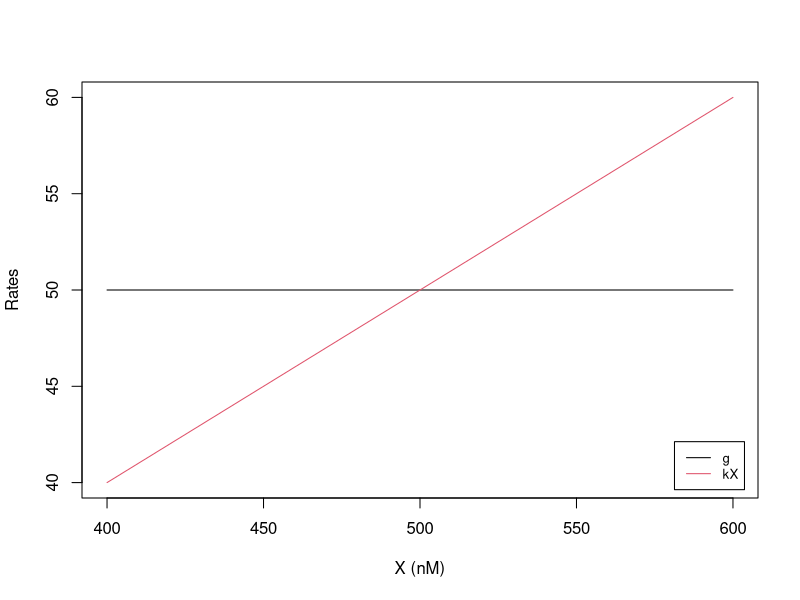
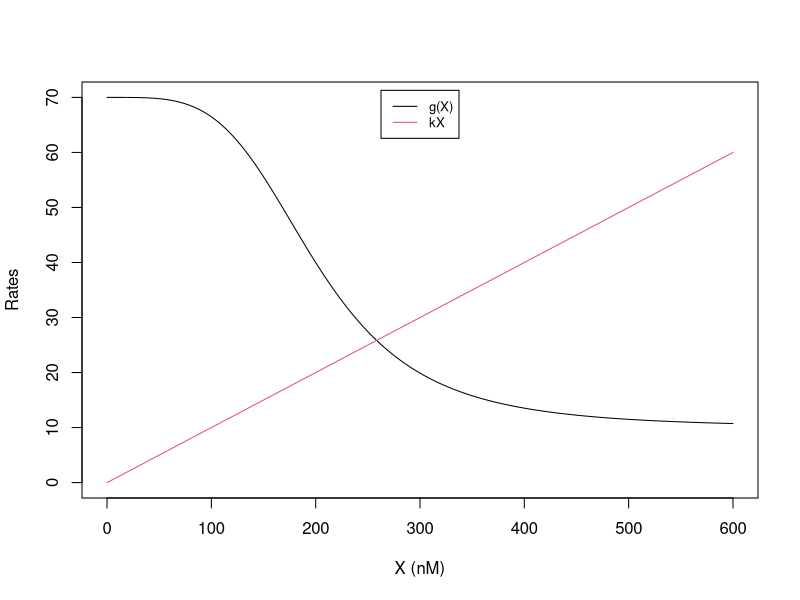
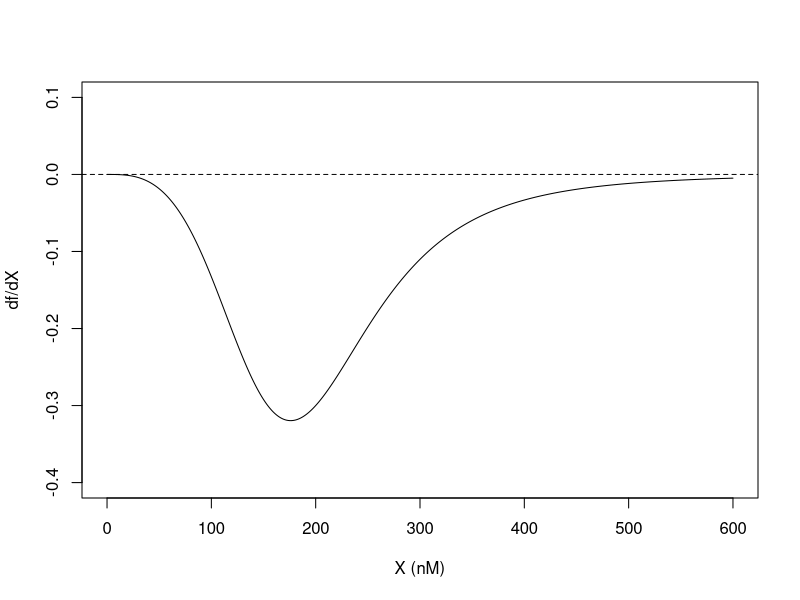
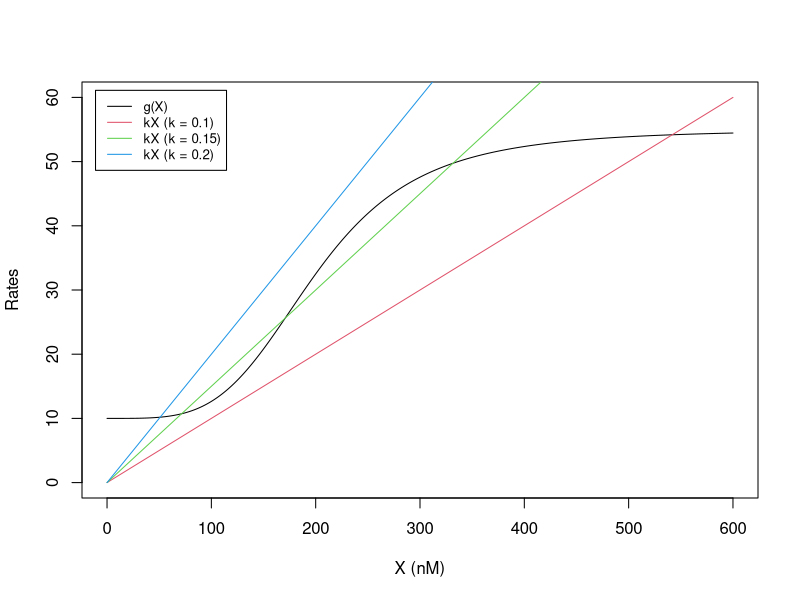
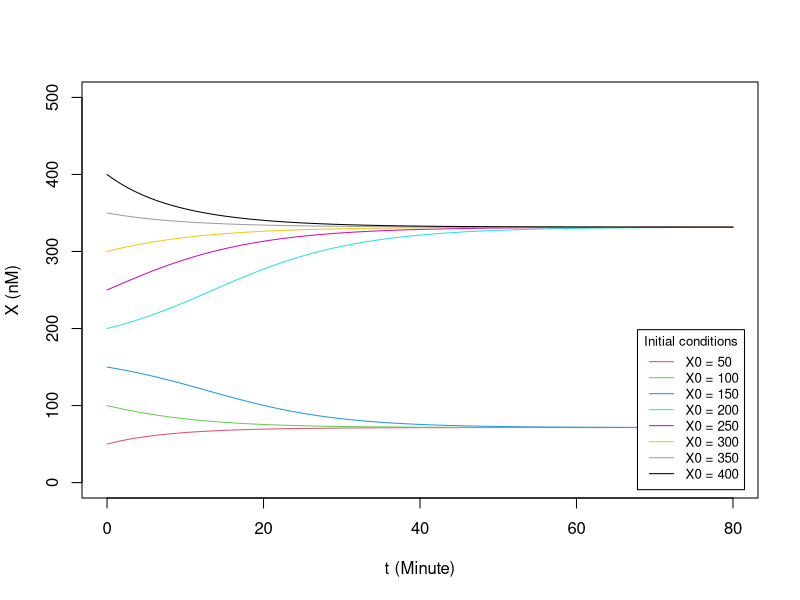
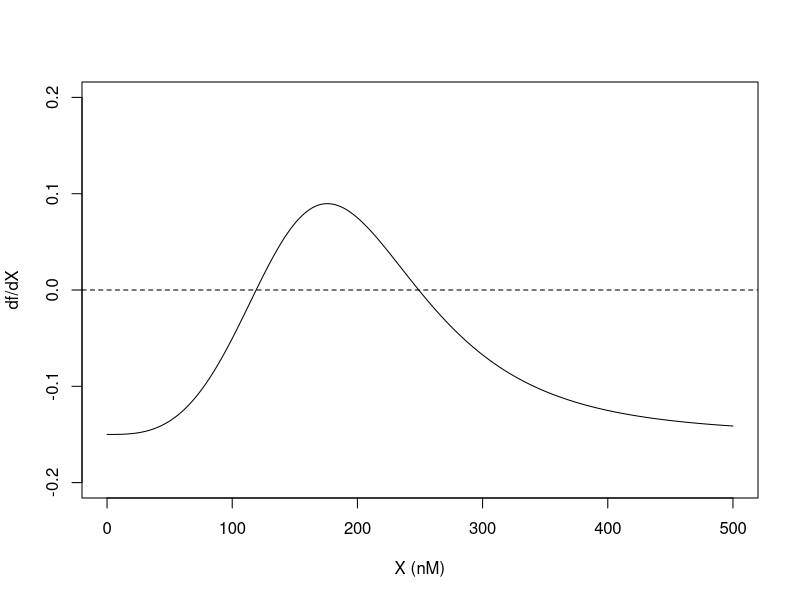
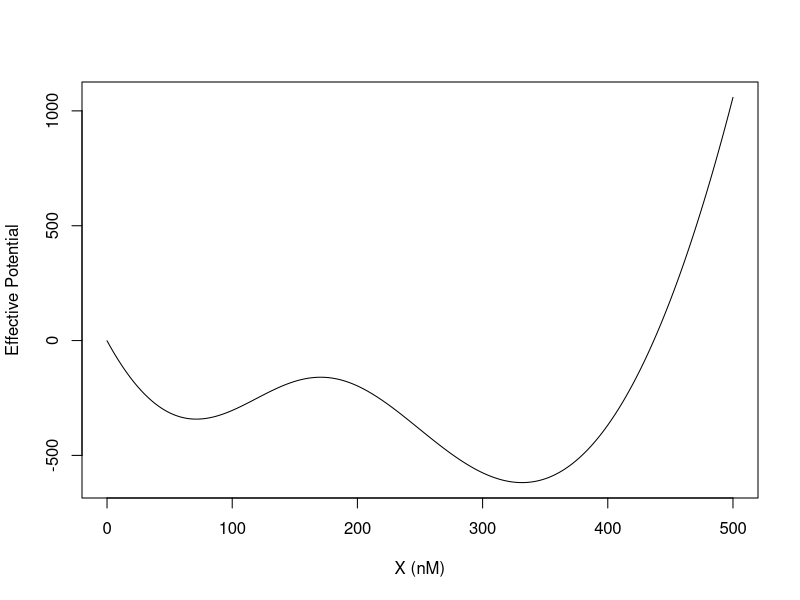
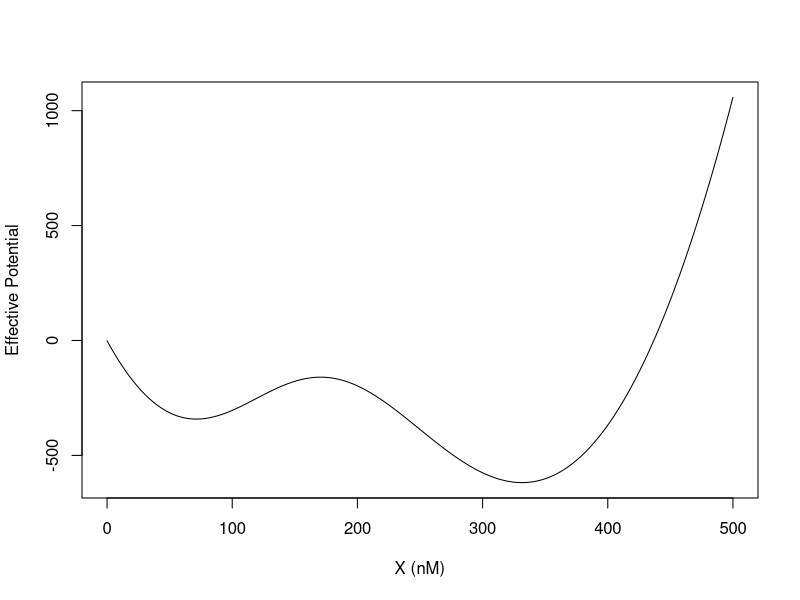

Source code (R) for these figures, in order:
## ---- chunk 1
knitr::opts_chunk$set(echo = TRUE)
## ---- chunk 2
g = 50; k = 0.1
X_all = seq(400, 600, 1)
plot(X_all, array(g,dim=length(X_all)), type = "l", col =1,
    xlab="X (nM)", ylab="Rates", xlim=c(400,600), ylim=c(40,60)) 
lines(X_all, k * X_all,  col=2)
legend("bottomright", inset=0.02, legend = c("g", "kX"),
       col=1:2, lty=1, cex=0.8)

## ---- chunk 3
g_0 = 10; g_1 = 60; k = 0.1; X0 = 200; n = 4
hill_inh <- function(X,X0,n) {
  a = (X/X0)**n
  return(1/(1+a))
}
X_all = seq(0, 600, 1)
plot(X_all, g_0 + g_1 * hill_inh(X_all, X0, n), type = "l", col =1,
    xlab="X (nM)", ylab="Rates", xlim=c(0,600), ylim=c(0,70)) 
lines(X_all, k * X_all,  col=2)
legend("top", inset=0.02, legend = c("g(X)", "kX"),
       col=1:2, lty=1, cex=0.8)

## ---- chunk 4
f_1g_self_inh <- function(X) {
   return(10 + 60 * hill_inh(X, 200, 4))
}

cal_dfdx <- function(X_all, dt, derivs) {
  f_all = derivs(X_all)  # f(X)
  f_all_shift_by_one = c(f_all[-1], 0) #f(X+dx)
  return((f_all_shift_by_one - f_all)/dt) # df/dX = (f(X+dx) - f(X))/dt
}

X_all = seq(0,600,0.1)
dfdX = cal_dfdx(X_all, 0.1, f_1g_self_inh)

X_all_corrected = seq(0.05,600-0.05,0.1)   # correct Xs, think why
plot(X_all_corrected, head(dfdX, -1), type = "l", col =1,
    xlab="X (nM)", ylab="df/dX", xlim=c(0,600), ylim=c(-0.4,0.1)) 
abline(0,0,lty=2)  # add a horizontal line
## ---- chunk 5
g_0 = 10; g_1 = 45; k = 0.1; X0 = 200; n = 4
hill_ex <- function(X,X0,n) {
  a = (X/X0)**n
  return(a/(1+a))
}
X_all = seq(0, 600, 1)
plot(X_all, g_0 + g_1 * hill_ex(X_all, X0, n), type = "l", col =1,
    xlab="X (nM)", ylab="Rates", xlim=c(0,600), ylim=c(0,60)) 
lines(X_all, k * X_all, col=2)
lines(X_all, 0.15 * X_all, col=3)
lines(X_all, 0.2 * X_all, col=4)
legend("topleft", inset=0.02, legend = c("g(X)", "kX (k = 0.1)", "kX (k = 0.15)", "kX (k = 0.2)"),
       col=1:4, lty=1, cex=0.8)
## ---- chunk 6
library(deSolve)
dy_deSolve_1g_self_act<- function(t, y, parms) { # modified derivative function for deSolve
  return(list(10 + 45 * hill_ex(y, 200, 4) - 0.15*y))
}
t_all = seq(0, 80, 0.1)
X0_all = seq(50,400,50) ## all initial conditions
legend_text = paste0("X0 = ", X0_all)
plot(NULL, xlab="t (Minute)", ylab="X (nM)", xlim=c(0,80), ylim=c(0,500)) 
ind = 1
for(X in X0_all){
  ind = ind + 1
  results = ode(y = X, times = t_all, func = dy_deSolve_1g_self_act, parms = NULL, method = "rk4")
  lines(results[,1], results[,2],  col=ind)
}

legend("bottomright", inset=0.02, title="Initial conditions", 
       legend = legend_text, col=2:9, lty=1, cex=0.8)
## ---- chunk 7
f_1g_self_act <- function(X) {
  return(10 + 45 * hill_ex(X, 200, 4) - 0.15*X)
}

X_all = seq(0,500,0.1)
dfdX = cal_dfdx(X_all, 0.1, f_1g_self_act)
X_all_corrected = seq(0.05,500-0.05,0.1)  

plot(X_all_corrected, head(dfdX, -1), type = "l", col =1,
    xlab="X (nM)", ylab="df/dX", xlim=c(0,500), ylim=c(-0.2,0.2)) 
abline(0,0,lty=2) 
## ---- chunk 8
# define f(X)
f <- function(X) {
  return(10 + 45 * hill_ex(X, 200, 4) - 0.15*X)
}
# now integrate f(X) with the trapezoidal rule
cal_int <- function() {
  ntot = 5000
  dx = 0.1
  U_all = array(0, dim = ntot + 1)
  X = 0
  U_all[1] =  - (f(0) + (f(dx)))/2*dx
  for(i in 1:ntot) {
    X = X + dx
    U_all[i+1] = U_all[i] - (f(X) + (f(X+dx)))/2*dx
  }
  return(U_all)
}

X_all = seq(0, 500, 0.1)   # generate all Xs in an array
U1 = cal_int()
plot(X_all, U1, type = "l",  col =1,
    xlab="X (nM)", ylab="Effective Potential", xlim=c(0,500))
## ---- chunk 9
cal_int_vector <- function(X_all) {
  f_all = f(X_all)   # generate all f(X)
  f_all_shift_by_one = c(f_all[-1],0.)   # another array containing f(X+dx), except for the last point
  f_all = (f_all + f_all_shift_by_one)*0.1/2   # each integrated part
  return(-cumsum(f_all))   # perform cumulative sum
}

X_all = seq(0, 500, 0.1)   # generate all Xs in an array
U2 = cal_int_vector(X_all)
plot(X_all, U2, type = "l",  col =1,
    xlab="X (nM)", ylab="Effective Potential", xlim=c(0,500))

## ---- chunk 10
library(microbenchmark)  # use microbenchmark library for timing
my_benchmark = microbenchmark(
               integration_normal = {U1 = cal_int()},
               integration_vector = {X_all = seq(0,500,0.1);U2 = cal_int_vector(X_all)},
               times = 10, unit = "s")  
microbenchmark:::autoplot.microbenchmark(my_benchmark)

## ---- chunk 11
f <- function(X) {
  return(10 + 45 * hill_ex(X, 200, 4) - 0.2*X)
}
X_all = seq(0, 500, 0.1)   # generate all Xs in an array
U2 = cal_int_vector(X_all)
plot(X_all, U2, type = "l",  col =1,
    xlab="X (nM)", ylab="Effective Potential", xlim=c(0,500))
## ---- chunk 12
f <- function(X) {
  return(10 + 45 * hill_ex(X, 200, 4) - 0.1*X)
}
X_all = seq(0, 600, 0.1)   # generate all Xs in an array
U2 = cal_int_vector(X_all)
plot(X_all, U2, type = "l",  col =1,
    xlab="X (nM)", ylab="Effective Potential", xlim=c(0,600))
